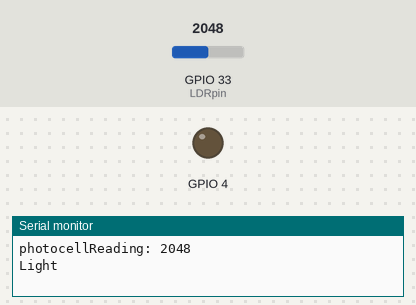
A sketch run on a simulated ESP32. Shown: output pins drawn as LEDs (lit = HIGH), the last lines printed to the serial monitor. Inputs (shaded band) come from the test bench; at power-on: GPIO 33 (LDRpin) = 2048.

Above: at 1.2 s.
1.3 s: GPIO 33 (LDRpin) set to 2631
3.2 s: GPIO 33 (LDRpin) set to 2743
At 5.2 s:
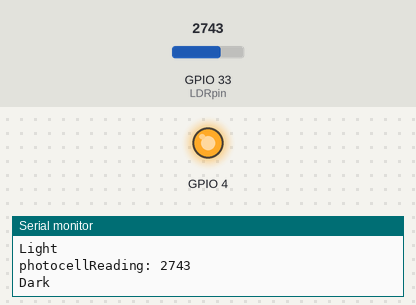
5.5 s: GPIO 33 (LDRpin) set to 2660
At 7.2 s:
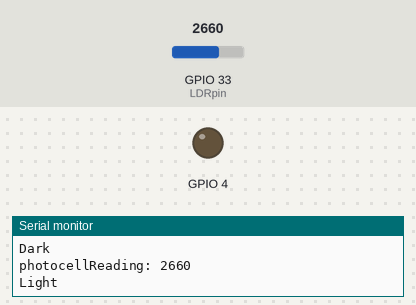
7.5 s: GPIO 33 (LDRpin) set to 2740
At 9.3 s:
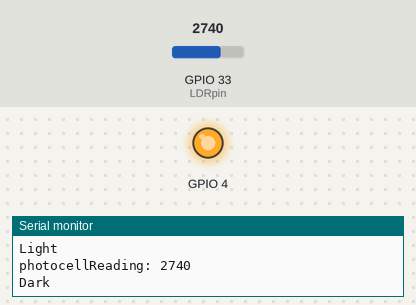
Timing chart, 0 to 10.5 s (numbered marks = the images above; inputs shaded):
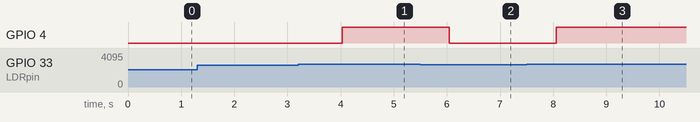

Measured:
- the behaviour switches between 2700 and 2701 on GPIO 33 (LDRpin) (found by bisection; images 0 and 1)
- after the input at 3.2 s, GPIO 4: LOW → HIGH after 0.83 s
- after the input at 5.5 s, GPIO 4: HIGH → LOW after 0.55 s
- after the input at 7.5 s, GPIO 4: LOW → HIGH after 0.56 s

The sketch:

ldr.ino
```cpp
#include <WiFi.h>

#define LDRpin 33
String ldr;
//const char* ssid     = "Chili Garlic";
//const char* password = "Mayonnaise200ml";
const char* ssid     = "I-Tech-Router";
const char* password = "Mayonnaise200ml";
void setup() {
  // put your setup code here, to run once:
Serial.begin(115200);
pinMode(4,OUTPUT);

//  WiFi.mode(WIFI_AP_STA);
//  Serial.println("Setting AP (Access Point)…");
//  WiFi.softAP("esp32_Ap", "123456789");
//  IPAddress IP = WiFi.softAPIP();
//  Serial.print("AP IP address: ");
//  Serial.println(IP);
//
//  Serial.print("connecting to...");
//  Serial.println(ssid);
//
//  WiFi.begin(ssid, password);
//
//  for (int tr = 0; tr <= 20; tr++)
//  {
//    if (WiFi.status() != WL_CONNECTED)
//    {
//      Serial.print("...");
//      delay(300);
//    }
//    else
//    {
//      Serial.println("");
//      Serial.println("WiFi connected");
//      Serial.println("IP address: ");
//      Serial.println(WiFi.localIP());
//
//      break;
//    }
//  }
}

void loop() {
  // put your main code here, to run repeatedly:
LDR();
delay(2000);

}

void LDR()
{
  int photocellReading=0;
  for(int i=0; i<10; i++){
  delay(1);
  photocellReading = photocellReading+analogRead(LDRpin);
  }
  photocellReading=photocellReading/10;
  Serial.print("photocellReading: ");  Serial.println(photocellReading);
 if(photocellReading <=  2700)
  {
    ldr = "Light";
    digitalWrite(4,LOW);
    Serial.println(ldr);
  }
  else
  {
    ldr ="Dark";
    digitalWrite(4,HIGH);
    Serial.println(ldr);
  }
}
```
